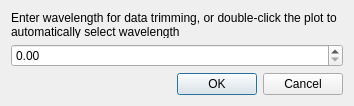
<?xml version="1.0" encoding="UTF-8"?>
<ui version="4.0">
 <class>SpectrumTrimDialog</class>
 <widget class="QDialog" name="SpectrumTrimDialog">
  <property name="geometry">
   <rect>
    <x>0</x>
    <y>0</y>
    <width>344</width>
    <height>106</height>
   </rect>
  </property>
  <property name="windowTitle">
   <string>Delete Points</string>
  </property>
  <layout class="QGridLayout" name="gridLayout">
   <item row="2" column="0">
    <spacer name="verticalSpacer">
     <property name="orientation">
      <enum>Qt::Vertical</enum>
     </property>
     <property name="sizeHint" stdset="0">
      <size>
       <width>20</width>
       <height>3</height>
      </size>
     </property>
    </spacer>
   </item>
   <item row="3" column="0" colspan="2">
    <widget class="QDialogButtonBox" name="buttonBox">
     <property name="orientation">
      <enum>Qt::Horizontal</enum>
     </property>
     <property name="standardButtons">
      <set>QDialogButtonBox::Cancel|QDialogButtonBox::Ok</set>
     </property>
    </widget>
   </item>
   <item row="1" column="0" colspan="2">
    <widget class="QDoubleSpinBox" name="wavelength"/>
   </item>
   <item row="0" column="0" colspan="2">
    <widget class="QLabel" name="label">
     <property name="minimumSize">
      <size>
       <width>332</width>
       <height>0</height>
      </size>
     </property>
     <property name="text">
      <string>Enter wavelength for data trimming, or double-click the plot to automatically select wavelength</string>
     </property>
     <property name="textFormat">
      <enum>Qt::PlainText</enum>
     </property>
     <property name="wordWrap">
      <bool>true</bool>
     </property>
    </widget>
   </item>
  </layout>
 </widget>
 <resources/>
 <connections/>
</ui>
